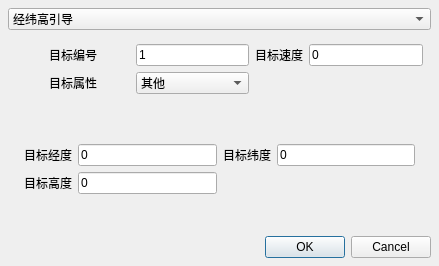
<?xml version="1.0" encoding="UTF-8"?>
<ui version="4.0">
 <class>PhotoElectricParam</class>
 <widget class="QDialog" name="PhotoElectricParam">
  <property name="geometry">
   <rect>
    <x>0</x>
    <y>0</y>
    <width>439</width>
    <height>266</height>
   </rect>
  </property>
  <property name="windowTitle">
   <string>Dialog</string>
  </property>
  <layout class="QVBoxLayout" name="verticalLayout">
   <property name="spacing">
    <number>6</number>
   </property>
   <property name="leftMargin">
    <number>8</number>
   </property>
   <property name="topMargin">
    <number>8</number>
   </property>
   <property name="rightMargin">
    <number>8</number>
   </property>
   <property name="bottomMargin">
    <number>8</number>
   </property>
   <item>
    <widget class="CustomComboBox" name="comboBox">
     <item>
      <property name="text">
       <string>经纬高引导</string>
      </property>
     </item>
     <item>
      <property name="text">
       <string>距离方位引导</string>
      </property>
     </item>
    </widget>
   </item>
   <item>
    <layout class="QGridLayout" name="totalSet">
     <property name="leftMargin">
      <number>8</number>
     </property>
     <property name="topMargin">
      <number>8</number>
     </property>
     <property name="rightMargin">
      <number>8</number>
     </property>
     <property name="bottomMargin">
      <number>8</number>
     </property>
     <property name="spacing">
      <number>6</number>
     </property>
     <item row="0" column="2">
      <widget class="QLineEdit" name="ID">
       <property name="text">
        <string>1</string>
       </property>
      </widget>
     </item>
     <item row="0" column="3">
      <widget class="QLabel" name="label_10">
       <property name="text">
        <string>目标速度</string>
       </property>
      </widget>
     </item>
     <item row="0" column="4">
      <widget class="QLineEdit" name="speed">
       <property name="text">
        <string>0</string>
       </property>
      </widget>
     </item>
     <item row="0" column="1">
      <widget class="QLabel" name="label">
       <property name="sizePolicy">
        <sizepolicy hsizetype="Expanding" vsizetype="Preferred">
         <horstretch>0</horstretch>
         <verstretch>0</verstretch>
        </sizepolicy>
       </property>
       <property name="text">
        <string>目标编号</string>
       </property>
       <property name="alignment">
        <set>Qt::AlignCenter</set>
       </property>
      </widget>
     </item>
     <item row="1" column="2">
      <widget class="CustomComboBox" name="type">
       <property name="sizePolicy">
        <sizepolicy hsizetype="Expanding" vsizetype="Fixed">
         <horstretch>0</horstretch>
         <verstretch>0</verstretch>
        </sizepolicy>
       </property>
       <item>
        <property name="text">
         <string>其他</string>
        </property>
       </item>
       <item>
        <property name="text">
         <string>民航</string>
        </property>
       </item>
       <item>
        <property name="text">
         <string>战斗机</string>
        </property>
       </item>
       <item>
        <property name="text">
         <string>PFQ</string>
        </property>
       </item>
       <item>
        <property name="text">
         <string>固定翼无人机</string>
        </property>
       </item>
       <item>
        <property name="text">
         <string>人</string>
        </property>
       </item>
       <item>
        <property name="text">
         <string>固定翼飞机</string>
        </property>
       </item>
       <item>
        <property name="text">
         <string>直升机</string>
        </property>
       </item>
       <item>
        <property name="text">
         <string>旋翼无人机</string>
        </property>
       </item>
      </widget>
     </item>
     <item row="1" column="1">
      <widget class="QLabel" name="label_5">
       <property name="text">
        <string>目标属性</string>
       </property>
       <property name="alignment">
        <set>Qt::AlignCenter</set>
       </property>
      </widget>
     </item>
    </layout>
   </item>
   <item>
    <layout class="QGridLayout" name="gridLayout">
     <property name="leftMargin">
      <number>8</number>
     </property>
     <property name="topMargin">
      <number>8</number>
     </property>
     <property name="rightMargin">
      <number>8</number>
     </property>
     <property name="bottomMargin">
      <number>8</number>
     </property>
     <property name="spacing">
      <number>0</number>
     </property>
     <item row="0" column="0" colspan="4">
      <widget class="QStackedWidget" name="photoTab">
       <property name="currentIndex">
        <number>0</number>
       </property>
       <widget class="QWidget" name="page">
        <layout class="QVBoxLayout" name="verticalLayout_2">
         <property name="spacing">
          <number>0</number>
         </property>
         <property name="leftMargin">
          <number>0</number>
         </property>
         <property name="topMargin">
          <number>0</number>
         </property>
         <property name="rightMargin">
          <number>0</number>
         </property>
         <property name="bottomMargin">
          <number>0</number>
         </property>
         <item>
          <layout class="QGridLayout" name="gridLayout_2">
           <property name="leftMargin">
            <number>8</number>
           </property>
           <property name="topMargin">
            <number>8</number>
           </property>
           <property name="rightMargin">
            <number>8</number>
           </property>
           <property name="bottomMargin">
            <number>8</number>
           </property>
           <property name="spacing">
            <number>6</number>
           </property>
           <item row="2" column="0">
            <widget class="QLabel" name="label_6">
             <property name="text">
              <string>目标高度</string>
             </property>
            </widget>
           </item>
           <item row="1" column="2">
            <widget class="QLabel" name="label_9">
             <property name="text">
              <string>目标纬度</string>
             </property>
            </widget>
           </item>
           <item row="1" column="0">
            <widget class="QLabel" name="label_8">
             <property name="text">
              <string>目标经度</string>
             </property>
            </widget>
           </item>
           <item row="1" column="3">
            <widget class="QLineEdit" name="lat">
             <property name="text">
              <string>0</string>
             </property>
            </widget>
           </item>
           <item row="1" column="1">
            <widget class="QLineEdit" name="lon">
             <property name="text">
              <string>0</string>
             </property>
            </widget>
           </item>
           <item row="2" column="1">
            <widget class="QLineEdit" name="alt">
             <property name="text">
              <string>0</string>
             </property>
            </widget>
           </item>
          </layout>
         </item>
        </layout>
       </widget>
       <widget class="QWidget" name="page_2">
        <layout class="QVBoxLayout" name="verticalLayout_3">
         <property name="spacing">
          <number>0</number>
         </property>
         <property name="leftMargin">
          <number>0</number>
         </property>
         <property name="topMargin">
          <number>0</number>
         </property>
         <property name="rightMargin">
          <number>0</number>
         </property>
         <property name="bottomMargin">
          <number>0</number>
         </property>
         <item>
          <layout class="QGridLayout" name="gridLayout_4">
           <property name="leftMargin">
            <number>8</number>
           </property>
           <property name="topMargin">
            <number>8</number>
           </property>
           <property name="rightMargin">
            <number>8</number>
           </property>
           <property name="bottomMargin">
            <number>8</number>
           </property>
           <property name="spacing">
            <number>6</number>
           </property>
           <item row="0" column="3">
            <widget class="QLineEdit" name="E"/>
           </item>
           <item row="0" column="0">
            <widget class="QLabel" name="label_2">
             <property name="text">
              <string>目标方位</string>
             </property>
            </widget>
           </item>
           <item row="0" column="2">
            <widget class="QLabel" name="label_3">
             <property name="text">
              <string>目标俯仰</string>
             </property>
            </widget>
           </item>
           <item row="0" column="1">
            <widget class="QLineEdit" name="A"/>
           </item>
           <item row="1" column="0">
            <widget class="QLabel" name="label_4">
             <property name="text">
              <string>目标距离</string>
             </property>
            </widget>
           </item>
           <item row="1" column="1">
            <widget class="QLineEdit" name="R"/>
           </item>
          </layout>
         </item>
        </layout>
       </widget>
      </widget>
     </item>
    </layout>
   </item>
   <item>
    <widget class="QDialogButtonBox" name="buttonBox">
     <property name="orientation">
      <enum>Qt::Horizontal</enum>
     </property>
     <property name="standardButtons">
      <set>QDialogButtonBox::Cancel|QDialogButtonBox::Ok</set>
     </property>
    </widget>
   </item>
  </layout>
 </widget>
 <customwidgets>
  <customwidget>
   <class>CustomComboBox</class>
   <extends>QComboBox</extends>
   <header>cusWidgets/customcombobox.h</header>
  </customwidget>
 </customwidgets>
 <resources/>
 <connections>
  <connection>
   <sender>buttonBox</sender>
   <signal>accepted()</signal>
   <receiver>PhotoElectricParam</receiver>
   <slot>accept()</slot>
   <hints>
    <hint type="sourcelabel">
     <x>248</x>
     <y>254</y>
    </hint>
    <hint type="destinationlabel">
     <x>157</x>
     <y>274</y>
    </hint>
   </hints>
  </connection>
  <connection>
   <sender>buttonBox</sender>
   <signal>rejected()</signal>
   <receiver>PhotoElectricParam</receiver>
   <slot>reject()</slot>
   <hints>
    <hint type="sourcelabel">
     <x>316</x>
     <y>260</y>
    </hint>
    <hint type="destinationlabel">
     <x>286</x>
     <y>274</y>
    </hint>
   </hints>
  </connection>
 </connections>
</ui>
